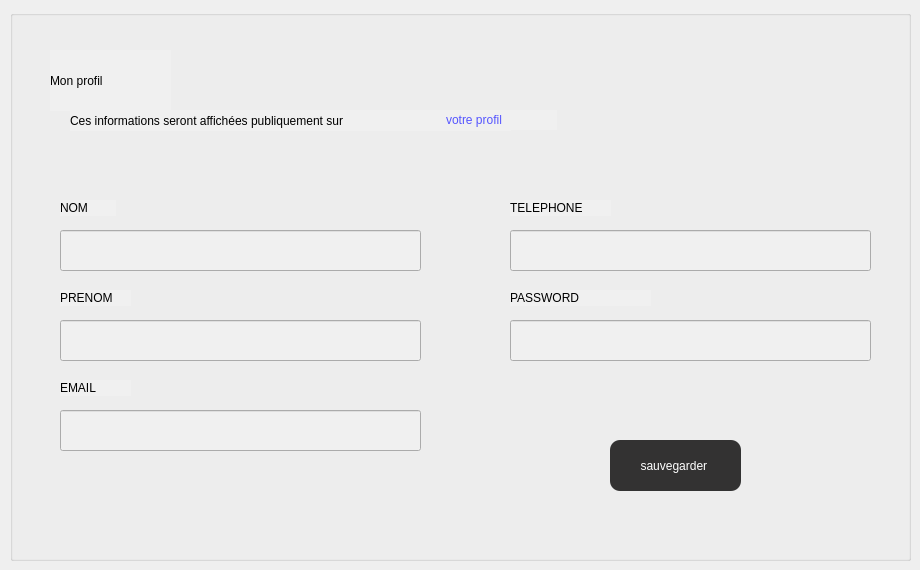
   <widget class="QWidget" name="profil_3">
    <widget class="QGroupBox" name="groupBox_40">
     <property name="geometry">
      <rect>
       <x>10</x>
       <y>10</y>
       <width>901</width>
       <height>551</height>
      </rect>
     </property>
     <property name="styleSheet">
      <string notr="true">background-color: rgb(240, 240, 240);</string>
     </property>
     <property name="title">
      <string/>
     </property>
     <widget class="QLabel" name="label_126">
      <property name="geometry">
       <rect>
        <x>40</x>
        <y>40</y>
        <width>121</width>
        <height>61</height>
       </rect>
      </property>
      <property name="styleSheet">
       <string notr="true">	font: 87 10pt &quot;Nexa Rust Sans Black 01&quot;;</string>
      </property>
      <property name="text">
       <string>Mon profil</string>
      </property>
     </widget>
     <widget class="QLabel" name="label_127">
      <property name="geometry">
       <rect>
        <x>60</x>
        <y>100</y>
        <width>441</width>
        <height>21</height>
       </rect>
      </property>
      <property name="styleSheet">
       <string notr="true">font: 75 10pt &quot;Segoe UI&quot;;
</string>
      </property>
      <property name="text">
       <string>Ces informations seront affichées publiquement sur</string>
      </property>
     </widget>
     <widget class="QLabel" name="label_128">
      <property name="geometry">
       <rect>
        <x>436</x>
        <y>100</y>
        <width>111</width>
        <height>20</height>
       </rect>
      </property>
      <property name="styleSheet">
       <string notr="true">font: 75 10pt &quot;Segoe UI&quot;;
color: rgb(85, 85, 255);</string>
      </property>
      <property name="text">
       <string>votre profil</string>
      </property>
     </widget>
     <widget class="QLabel" name="label_129">
      <property name="geometry">
       <rect>
        <x>50</x>
        <y>190</y>
        <width>56</width>
        <height>16</height>
       </rect>
      </property>
      <property name="styleSheet">
       <string notr="true">font: 10pt &quot;MS Shell Dlg 2&quot;;</string>
      </property>
      <property name="text">
       <string>NOM</string>
      </property>
     </widget>
     <widget class="QLineEdit" name="lineEdit_11">
      <property name="geometry">
       <rect>
        <x>50</x>
        <y>220</y>
        <width>361</width>
        <height>41</height>
       </rect>
      </property>
     </widget>
     <widget class="QLabel" name="label_130">
      <property name="geometry">
       <rect>
        <x>50</x>
        <y>280</y>
        <width>71</width>
        <height>16</height>
       </rect>
      </property>
      <property name="styleSheet">
       <string notr="true">font: 10pt &quot;MS Shell Dlg 2&quot;;</string>
      </property>
      <property name="text">
       <string>PRENOM</string>
      </property>
     </widget>
     <widget class="QLineEdit" name="lineEdit_12">
      <property name="geometry">
       <rect>
        <x>50</x>
        <y>310</y>
        <width>361</width>
        <height>41</height>
       </rect>
      </property>
     </widget>
     <widget class="QLabel" name="label_131">
      <property name="geometry">
       <rect>
        <x>50</x>
        <y>370</y>
        <width>71</width>
        <height>16</height>
       </rect>
      </property>
      <property name="styleSheet">
       <string notr="true">font: 10pt &quot;MS Shell Dlg 2&quot;;</string>
      </property>
      <property name="text">
       <string>EMAIL</string>
      </property>
     </widget>
     <widget class="QLineEdit" name="lineEdit_13">
      <property name="geometry">
       <rect>
        <x>50</x>
        <y>400</y>
        <width>361</width>
        <height>41</height>
       </rect>
      </property>
     </widget>
     <widget class="QLabel" name="label_132">
      <property name="geometry">
       <rect>
        <x>500</x>
        <y>190</y>
        <width>101</width>
        <height>16</height>
       </rect>
      </property>
      <property name="styleSheet">
       <string notr="true">font: 10pt &quot;MS Shell Dlg 2&quot;;</string>
      </property>
      <property name="text">
       <string>TELEPHONE</string>
      </property>
     </widget>
     <widget class="QLineEdit" name="lineEdit_14">
      <property name="geometry">
       <rect>
        <x>500</x>
        <y>220</y>
        <width>361</width>
        <height>41</height>
       </rect>
      </property>
     </widget>
     <widget class="QLabel" name="label_133">
      <property name="geometry">
       <rect>
        <x>500</x>
        <y>280</y>
        <width>141</width>
        <height>16</height>
       </rect>
      </property>
      <property name="styleSheet">
       <string notr="true">font: 10pt &quot;MS Shell Dlg 2&quot;;</string>
      </property>
      <property name="text">
       <string>PASSWORD</string>
      </property>
     </widget>
     <widget class="QLineEdit" name="lineEdit_15">
      <property name="geometry">
       <rect>
        <x>500</x>
        <y>310</y>
        <width>361</width>
        <height>41</height>
       </rect>
      </property>
     </widget>
     <widget class="QPushButton" name="pushButton_12">
      <property name="geometry">
       <rect>
        <x>600</x>
        <y>430</y>
        <width>131</width>
        <height>51</height>
       </rect>
      </property>
      <property name="styleSheet">
       <string notr="true">QPushButton{
    color:white;
	font: 75 10pt &quot;Source Code Pro&quot;;
	font: 87 8pt &quot;Nexa Rust Sans Black 01&quot;;
    background-color:rgb(39, 39,39);
background: rgb(51, 50, 50);
border-radius:10px;
}
QPushButton:hover
{
color:white;

background:#b20837;
border-radius:10px;
}</string>
      </property>
      <property name="text">
       <string>sauvegarder </string>
      </property>
     </widget>
    </widget>
   </widget>
